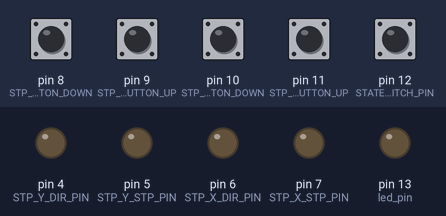
Simulated run of this sketch. Board: Arduino Uno, built with avr-gcc and run on an emulated ATmega328P. Shown: output pins drawn as LEDs (lit = HIGH). The inputs (shaded band) are chosen by the test bench; at power-on: pin 8 (STP_Y_BUTTON_DOWN), pin 9 (STP_Y_BUTTON_UP), pin 10 (STP_X_BUTTON_DOWN), pin 11 (STP_X_BUTTON_UP), pin 12 (STATE_SWITCH_PIN) LOW.

Above: at 1.2 s.
1.3 s: pin 8 (STP_Y_BUTTON_DOWN) pulled HIGH for 0.15 s
At 1.8 s:
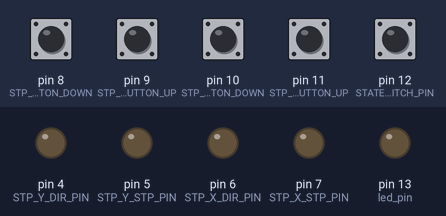
2.9 s: pin 10 (STP_X_BUTTON_DOWN) pulled HIGH for 0.15 s
At 4.2 s:
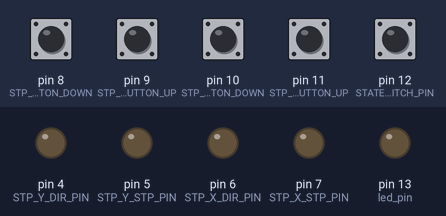
4.6 s: pin 9 (STP_Y_BUTTON_UP) pulled HIGH for 0.15 s
At 5.9 s:
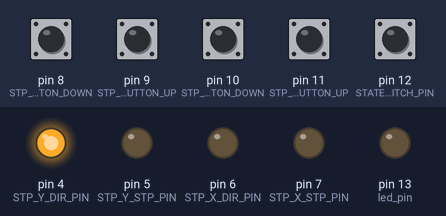
6.2 s: pin 11 (STP_X_BUTTON_UP) pulled HIGH for 0.15 s
At 6.7 s:
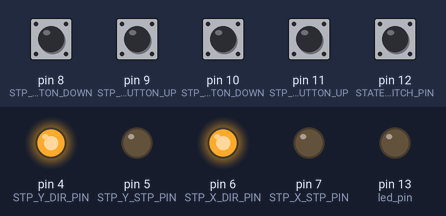
7.9 s: pin 12 (STATE_SWITCH_PIN) pulled HIGH for 0.15 s
At 7.97 s:
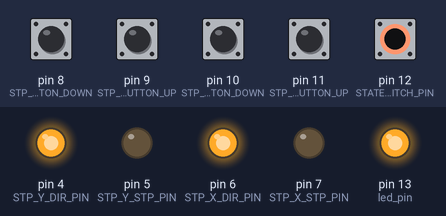
9.5 s: pin 8 (STP_Y_BUTTON_DOWN) pulled HIGH for 1 s
At 11.1 s:
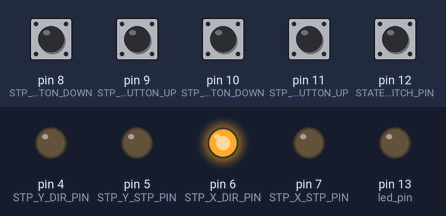
Timing chart, 0 to 12.6 s (numbered marks = the images above; inputs shaded):
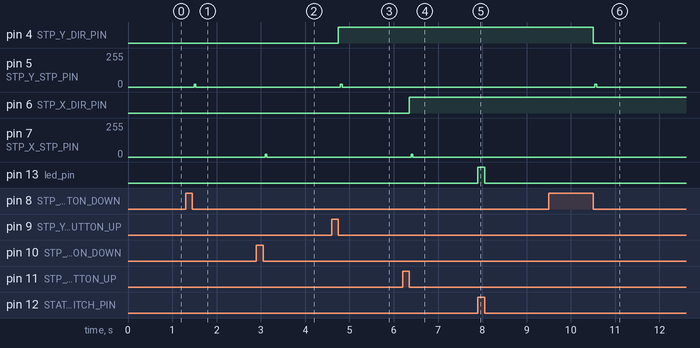

The sketch:

lamella_setter_tester.ino
```cpp
//
// Тестировщик выставки ламелей (управление двумя шаговыми двигателями)
//
// http://robocraft.ru
//

#include "setter.h"

Timings times;

#if USE_FOR_DEBUG
int led_pin = 13;
#endif


CLamellaSetter setter;

void setup()
{
#if SHOW_DEBUG_INFO
    Serial.begin(57600);
#endif

#if USE_FOR_DEBUG
    pinMode(led_pin, OUTPUT);
#endif

    setter.init();

    pinMode(STATE_SWITCH_PIN, INPUT);
    pinMode(STP_X_BUTTON_UP, INPUT);
    pinMode(STP_X_BUTTON_DOWN, INPUT);
    pinMode(STP_Y_BUTTON_UP, INPUT);
    pinMode(STP_X_BUTTON_DOWN, INPUT);

    debug_info(F("[i] Start..."));
}

int stepper_delay = 1;
int stepper_count = 1;

void loop()
{
#if 0 && USE_FOR_DEBUG
    // тестовый Blink
    if( is_Time(times.blink_time, 1000) ) {
        digitalWrite(led_pin, !digitalRead(led_pin));
        debug_info(F("[i] ======= BLINK ======="));
    }
#endif

#if 1
    setter.state = STATE_SLOW;
    if( debounce_digitalRead(STATE_SWITCH_PIN) == HIGH) {
        setter.state = STATE_FAST;
        digitalWrite(led_pin, HIGH);
        stepper_count = 67;
        debug_info(F("[i] FAST"));
    }
    else {
        digitalWrite(led_pin, LOW);
        stepper_count = 5;
        debug_info(F("[i] SLOW"));
    }

#if 1
    if( debounce_digitalRead(STP_X_BUTTON_UP) == HIGH) {
        while( debounce_digitalRead(STP_X_BUTTON_UP) != LOW) delay(1);
        setter.stp_x.set_dir(HIGH);
        setter.stp_x.make_steps(stepper_count, 1);
        debug_info(F("[i] X UP"));
    }
    else if(debounce_digitalRead(STP_X_BUTTON_DOWN) == HIGH) {
        while( debounce_digitalRead(STP_X_BUTTON_DOWN) != LOW) delay(1);

        setter.stp_x.set_dir(LOW);
        setter.stp_x.make_steps(stepper_count, 1);
        debug_info(F("[i] X DOWN"));
    }
    else {
        debug_info(F("[i] X NA"));
    }

    if( debounce_digitalRead(STP_Y_BUTTON_UP) == HIGH) {
        while( debounce_digitalRead(STP_Y_BUTTON_UP) != LOW) delay(1);
        setter.stp_y.set_dir(HIGH);
        setter.stp_y.make_steps(stepper_count, 1);
        debug_info(F("[i] Y UP"));
    }
    else if(debounce_digitalRead(STP_Y_BUTTON_DOWN) == HIGH) {
        while( debounce_digitalRead(STP_Y_BUTTON_DOWN) != LOW) delay(1);
        setter.stp_y.set_dir(LOW);
        setter.stp_y.make_steps(stepper_count, 1);
        debug_info(F("[i] Y DOWN"));
    }
    else {
        debug_info(F("[i] Y NA"));
    }
#endif

    //delay(200);
#endif

#if 0
    setter.stp_x.set_dir(HIGH);
    setter.stp_x.make_steps(200, 1);
    delay(1000);

    setter.stp_x.set_dir(LOW);
    setter.stp_x.make_steps(200, 1);

    delay(1000);
#endif

    //setter.make();

}
```

definitions.h
```cpp
//
// определения
//

#ifndef _DEFINITIONS_H_
#define _DEFINITIONS_H_

#include "Arduino.h"

// выводить в Serial отладочную информацию
#define SHOW_DEBUG_INFO  0

// для отладки
#define USE_FOR_DEBUG 1

// пины управления шаговиками
#define STP_X_STP_PIN 7
#define STP_X_DIR_PIN 6
//#define STP_X_ENA_PIN 10

#define STP_Y_STP_PIN 5
#define STP_Y_DIR_PIN 4
//#define STP_Y_ENA_PIN 7

//
// органы управления
//
// переключатель режима работы
#define STATE_SWITCH_PIN    12
// кнопки
#define STP_X_BUTTON_UP     11
#define STP_X_BUTTON_DOWN   10
#define STP_Y_BUTTON_UP     9
#define STP_Y_BUTTON_DOWN   8


// для хранения счётчиков времени срабатывания процедур
struct Timings
{
    unsigned long blink_time;           // тестовый blink
    unsigned long loop_time;            // работа loop-а

    Timings() {
        blink_time = 0;
        loop_time = 0;
    }
};

#endif //#ifndef _DEFINITIONS_H_
```

setter.cpp
```cpp
//
// объект реализующий работу установщика
//

#include "setter.h"

CStepper::CStepper():
    stp_pin(-1), dir_pin(-1), ena_pin(-1)
{

}

CStepper::CStepper(int _stp_pin, int _dir_pin, int _ena_pin):
    stp_pin(_stp_pin), dir_pin(_dir_pin), ena_pin(_ena_pin)
{

}

CStepper::~CStepper()
{

}

int CStepper::init()
{
    pinMode(stp_pin, OUTPUT);
    pinMode(dir_pin, OUTPUT);
    if(ena_pin != -1) {
        pinMode(ena_pin, OUTPUT);
    }

    digitalWrite(stp_pin, LOW);
    digitalWrite(dir_pin, LOW);
    if(ena_pin != -1) {
        digitalWrite(ena_pin, HIGH);
    }

    return 0;
}

int CStepper::enable()
{
    if(ena_pin != -1) {
        digitalWrite(ena_pin, LOW);
    }
    return 0;
}

int CStepper::disable()
{
    if(ena_pin != -1) {
        digitalWrite(ena_pin, HIGH);
    }
    return 0;
}

void CStepper::set_dir(int val)
{
    digitalWrite(dir_pin, val);
}

void CStepper::step(unsigned long ms_delay)
{
    digitalWrite(stp_pin, HIGH);
    delay(ms_delay);
    digitalWrite(stp_pin, LOW);
    delay(ms_delay);
}

void CStepper::make_steps(unsigned long count, unsigned long ms_delay)
{
    for(unsigned long i=0; i<count; i++) {
        step(ms_delay);
    }
}


CLamellaSetter::CLamellaSetter()
{
    state = STATE_STOP;
}

CLamellaSetter::~CLamellaSetter()
{

}

int CLamellaSetter::init()
{
    debug_info(F("[i] init..."));

    stp_x.stp_pin = STP_X_STP_PIN;
    stp_x.dir_pin = STP_X_DIR_PIN;
    //stp_x.ena_pin = STP_X_ENA_PIN;

    stp_y.stp_pin = STP_Y_STP_PIN;
    stp_y.dir_pin = STP_Y_DIR_PIN;
    //stp_y.ena_pin = STP_Y_ENA_PIN;

    stp_x.init();
    stp_y.init();

    return 0;
}

int CLamellaSetter::enable()
{
    stp_x.enable();
    stp_y.enable();
    return 0;
}

int CLamellaSetter::disable()
{
    stp_x.disable();
    stp_y.disable();
    return 0;
}

int CLamellaSetter::make()
{
#if 0
#if SHOW_DEBUG_INFO
    Serial.print(F("[i] Make state: "));
    Serial.println(state);
#endif

    switch (state) {
    case STATE_SLOW:
        break;
    case STATE_FAST:
        break;
    case STATE_STOP:
    case STATE_ERROR:
    default:
        break;
    }
#endif

    return 0;
}
```

setter.h
```cpp
//
// объект реализующий работу установщика
//

#ifndef _SETTER_H_
#define _SETTER_H_

#include "definitions.h"
#include "utils.h"

class CStepper
{
public:
    CStepper();
    CStepper(int stp_pin, int dir_pin, int ena_pin);
    ~CStepper();

    int init();
    int enable();
    int disable();
    void set_dir(int val);
    void step(unsigned long ms_delay);
    void make_steps(unsigned long count, unsigned long ms_delay);

    int stp_pin;
    int dir_pin;
    int ena_pin;
};

enum { STATE_ERROR = -1, //
       STATE_STOP = 0,   // остановка
       STATE_SLOW,       // медленный
       STATE_FAST        // быстрый
     };

class CLamellaSetter
{
public:

    CLamellaSetter();
    ~CLamellaSetter();

    int init();
    int enable();
    int disable();

    int make();

public:
    // текущее состояние автомата
    int state;

    CStepper stp_x;
    CStepper stp_y;

private:


};

#endif //#ifndef _SETTER_H_
```

utils.cpp
```cpp
//
// вспомогательные функции
//
//

#include "utils.h"

void debug_info(const char *str)
{
#if SHOW_DEBUG_INFO
    Serial.println(str);
#endif
}

void debug_info(const __FlashStringHelper *ifsh)
{
#if SHOW_DEBUG_INFO
    Serial.println(ifsh);
#endif
}

int free_Ram ()
{
    extern int __heap_start, *__brkval;
    int v;
    return (int) &v - (__brkval == 0 ? (int) &__heap_start : (int) __brkval);
}

bool is_Time(unsigned long &timeMark, unsigned long timeInterval)
{
    unsigned long timeCurrent;
    unsigned long timeElapsed;

    bool result = false;

    timeCurrent = millis();
    if( timeCurrent < timeMark ) { // Rollover detected
        // elapsed = all the ticks to overflow + all the ticks since overflow
        timeElapsed = (TIMECTL_MAXTICKS - timeMark) + timeCurrent;
    }
    else {
        timeElapsed = timeCurrent - timeMark;
    }

    if(timeElapsed >= timeInterval) {
        timeMark = timeCurrent;
        result = true;
    }

    return (result);
}

// считывание значения с простым устранением "дребезга контактов"
int debounce_digitalRead(uint8_t pin)
{
#if 1
    int cur_pinState = 0;
    uint8_t counter;
    uint8_t period = 50;

    uint8_t _counter = 0;
    while(_counter++ < 5) {
        counter = 0;
        for(uint8_t i=0; i<period; i++) {
            cur_pinState = digitalRead(pin);
            delayMicroseconds(1);
            if(digitalRead(pin) == cur_pinState) {
                ++counter;
            }
        }
        if(counter == period)
            break;
    }

    return cur_pinState;

#else
    return digitalRead(pin);
#endif
}
```

utils.h
```cpp
//
// вспомогательные функции
//
//

#ifndef _UTILS_H_
#define _UTILS_H_

#include "definitions.h"

void debug_info(const char* str);
void debug_info(const __FlashStringHelper *ifsh);

// возвращает количество свободной памяти
// http://robocraft.ru/blog/arduino/531.html
int free_Ram();

//**********************************************************
// based on IsTime() function - David Fowler, AKA uCHobby, http://www.uchobby.com 01/21/2012
// http://www.uchobby.com/index.php/2012/01/21/replacing-delay-in-arduino-sketches-istime-to-the-rescue/
//

#define TIMECTL_MAXTICKS  4294967295L
#define TIMECTL_INIT      0

bool is_Time(unsigned long &timeMark, unsigned long timeInterval);

// считывание значения с простым устранением "дребезга контактов"
int debounce_digitalRead(uint8_t pin);

#endif //#ifndef _UTILS_H_
```

Measured:
- after the input at 1.3 s, pin 5 (STP_Y_STP_PIN): 0/255 → 19/255 after 0.19 s, → 0/255 0.04 s later
- after the input at 2.9 s, pin 7 (STP_X_STP_PIN): 0/255 → 19/255 after 0.19 s, → 0/255 0.04 s later
- after the input at 4.6 s, pin 4 (STP_Y_DIR_PIN): LOW → HIGH after 0.15 s; pin 5 (STP_Y_STP_PIN): 0/255 → 19/255 after 0.20 s, → 0/255 0.04 s later
- after the input at 6.2 s, pin 6 (STP_X_DIR_PIN): LOW → HIGH after 0.15 s; pin 7 (STP_X_STP_PIN): 0/255 → 19/255 after 0.19 s, → 0/255 0.04 s later
- after the input at 7.9 s, pin 13 (led_pin): LOW → HIGH at once, → LOW 0.15 s later
- after the input at 9.5 s, pin 4 (STP_Y_DIR_PIN): HIGH → LOW after 1.0 s; pin 5 (STP_Y_STP_PIN): 0/255 → 19/255 after 1.0 s, → 0/255 0.04 s later
